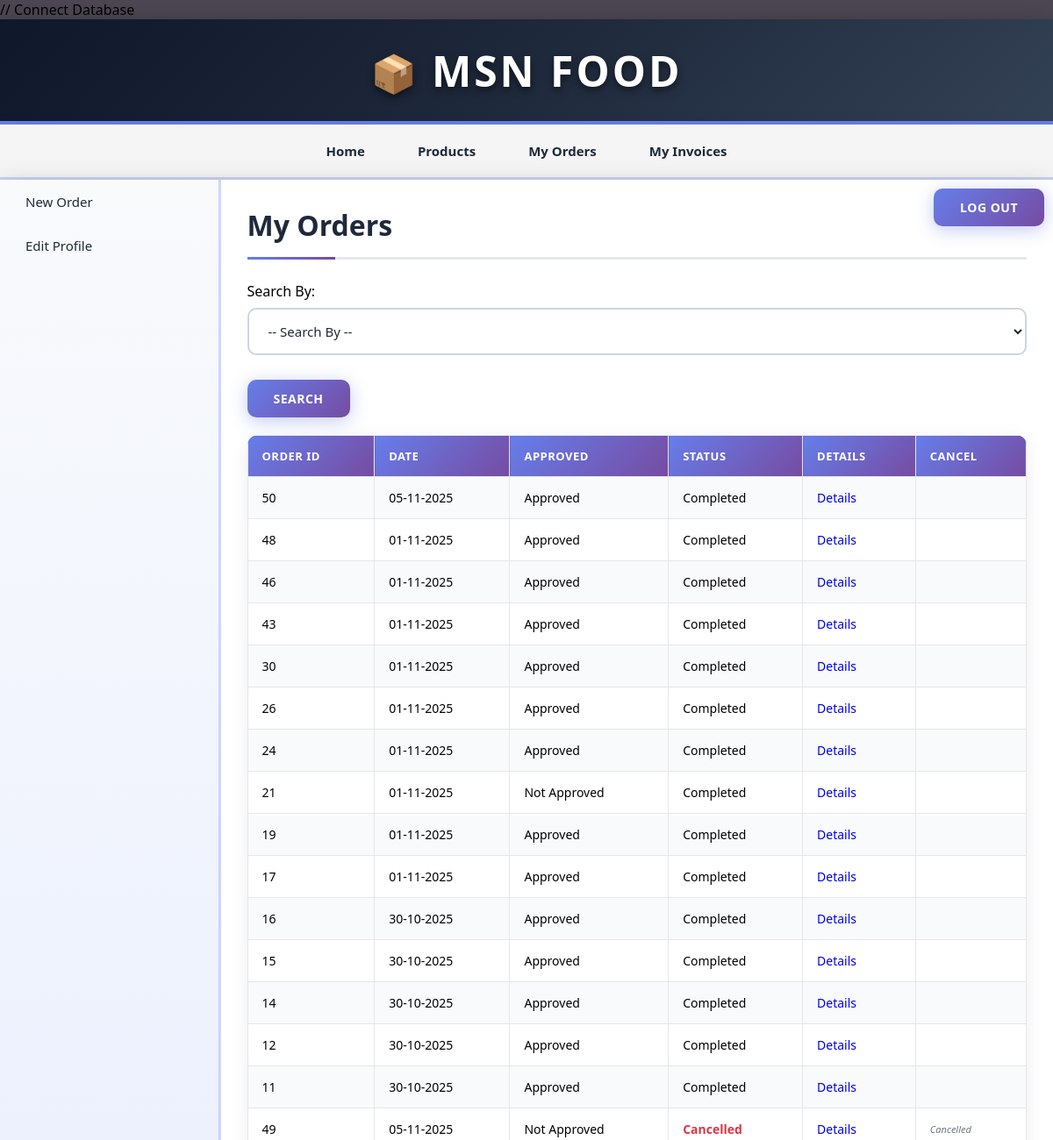
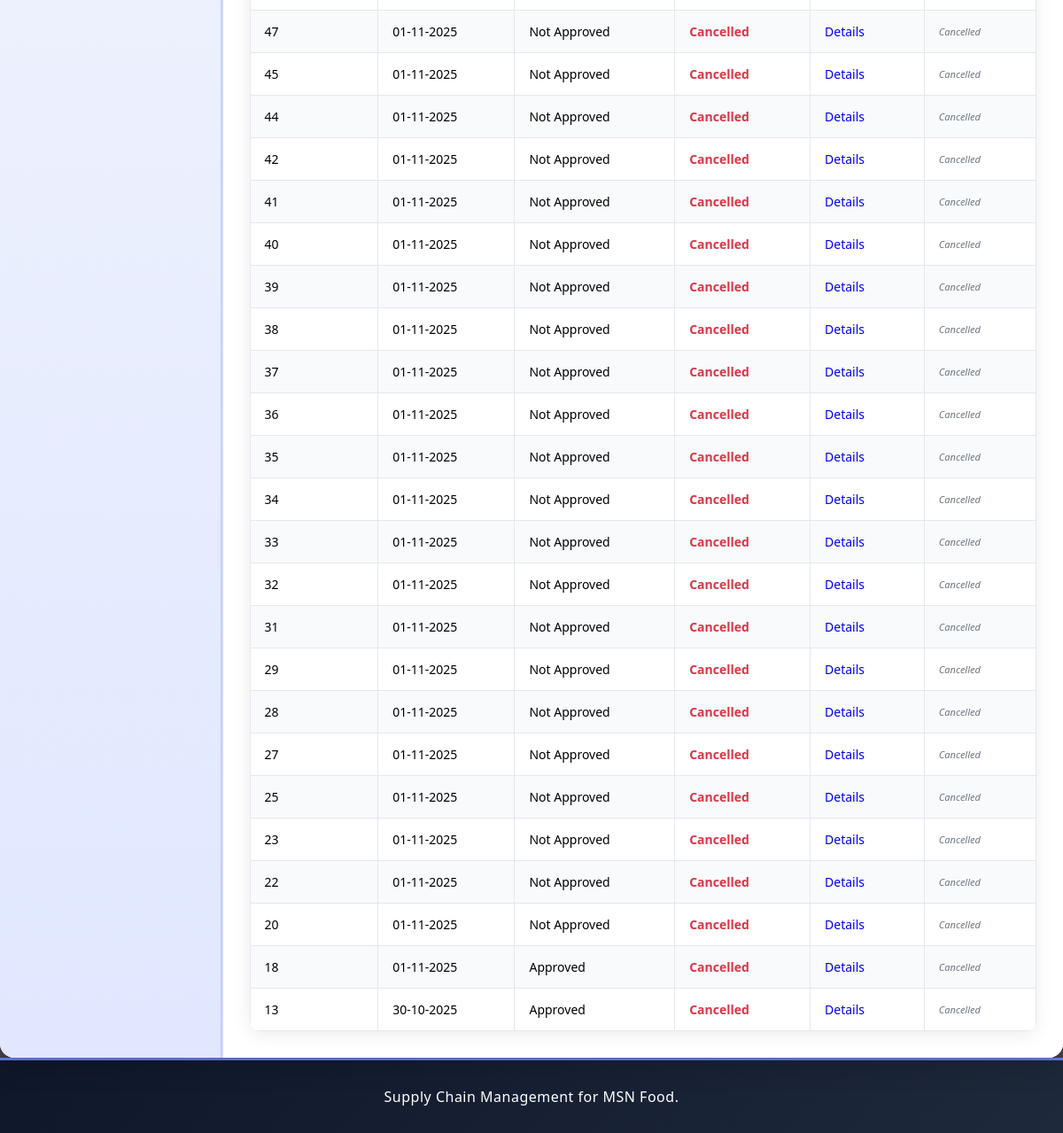
The app's page /retailer/view_my_orders.php (signed in) with its own data (2 pictures, top to bottom).
### tables this page shows
CREATE TABLE `orders` (
  `order_id` int(11) NOT NULL,
  `retailer_id` int(11) NOT NULL,
  `assigned_manufacturer_id` int(11) DEFAULT NULL,
  `date` date NOT NULL,
  `total_amount` decimal(10,2) NOT NULL,
  `approved` tinyint(1) NOT NULL DEFAULT 0,
  `status` tinyint(1) NOT NULL DEFAULT 0,
  `cancellation_reason` text DEFAULT NULL,
  `cancelled_by` varchar(50) DEFAULT NULL,
  `cancelled_date` datetime DEFAULT NULL
);

### retailer/view_my_orders.php (the view, shortened to what this page needs)
<?php
	require("../includes/config.php");
	if(isset($_SESSION['retailer_login'])) {
		if($_SESSION['retailer_login'] == true && isset($_SESSION['retailer_id'])) {
			$retailer_id = $_SESSION['retailer_id'];
			if($_SERVER['REQUEST_METHOD'] == "POST") {
				if(isset($_POST['cmbFilter'])) {
					if(!empty($_POST['txtId'])) {
						$result = validate_number($_POST['txtId']);
						if($result == 1) {
							$order_id = $_POST['txtId'];
							$query_selectOrder = "SELECT * FROM orders,retailer,area WHERE orders.retailer_id=retailer.retailer_id AND retailer.area_id=area.area_id AND order_id='$order_id' AND orders.retailer_id='$retailer_id'";
							$result_selectOrder = mysqli_query($con,$query_selectOrder);
							$row_selectOrder = mysqli_fetch_array($result_selectOrder);
							if(empty($row_selectOrder)){
							   $error = "* No order was found with this ID";
							}
							else {
								mysqli_data_seek($result_selectOrder,0);
							}
						}
						else {
							$error = "* Invalid ID";
						}
					}
					else if(!empty($_POST['txtDate'])) {
						$date = $_POST['txtDate'];
						$query_selectOrder = "SELECT * FROM orders,retailer,area WHERE orders.retailer_id=retailer.retailer_id AND retailer.area_id=area.area_id AND date='$date' AND orders.retailer_id='$retailer_id'";
						$result_selectOrder = mysqli_query($con,$query_selectOrder);
						$row_selectOrder = mysqli_fetch_array($result_selectOrder);
						if(empty($row_selectOrder)){
						   $error = "* No order was found with the selected Date";
						}
						else {
							mysqli_data_seek($result_selectOrder,0);
						}
					}
					else if(!empty($_POST['cmbStatus'])) {
						if($_POST['cmbStatus'] == "zero") {
							$status = 0;
						}
						else {
							$status = $_POST['cmbStatus'];
						}
						$query_selectOrder = "SELECT * FROM orders,retailer,area WHERE orders.retailer_id=retailer.retailer_id AND retailer.area_id=area.area_id AND status='$status' AND orders.retailer_id='$retailer_id' ORDER BY CASE WHEN status = 2 THEN 1 ELSE 0 END, approved, order_id DESC";
						$result_selectOrder = mysqli_query($con,$query_selectOrder);
						$row_selectOrder = mysqli_fetch_array($result_selectOrder);
						if(empty($row_selectOrder)){
						   $error = "* No order was found";
						}
						else {
							mysqli_data_seek($result_selectOrder,0);
						}
					}
					else if(!empty($_POST['cmbApproved'])) {
						if($_POST['cmbApproved'] == "zero") {
							$approved = 0;
						}
						else {
							$approved = $_POST['cmbApproved'];
						}
						$query_selectOrder = "SELECT * FROM orders,retailer,area WHERE orders.retailer_id=retailer.retailer_id AND retailer.area_id=area.area_id AND approved='$approved' AND orders.retailer_id='$retailer_id' ORDER BY CASE WHEN status = 2 THEN 1 ELSE 0 END, order_id DESC";
						$result_selectOrder = mysqli_query($con,$query_selectOrder);
						$row_selectOrder = mysqli_fetch_array($result_selectOrder);
						if(empty($row_selectOrder)){
						   $error = "* No order was found";
						}
						else {
							mysqli_data_seek($result_selectOrder,0);
						}
					}
					else {
						$error = "* Please enter the data to search for.";
					}
				}
				else {
					$error = "Please choose an option to search for.";
				}
			}
			else {
				$query_selectOrder = "SELECT * FROM orders WHERE retailer_id='$retailer_id' ORDER BY CASE WHEN status = 2 THEN 1 ELSE 0 END, order_id DESC";
				$result_selectOrder = mysqli_query($con,$query_selectOrder);
			}
		}
		else {
			header('Location:../index.php');
		}
	}
	else {
		header('Location:../index.php');
	}
?>
<!DOCTYPE html>
<html>
<head>
	<link rel="stylesheet" href="../includes/main_style.css" >
	<link rel="stylesheet" href="css/smoothness/jquery-ui.css">
</head>
<body>
	<?php
		include("../includes/header.inc.php");
		include("../includes/nav_retailer.inc.php");
		include("../includes/aside_retailer.inc.php");
	?>
	<section>
		<h1>My Orders</h1>
		<form action="" method="POST" class="form">
			Search By:
			<div class="input-box">
			<select name="cmbFilter" id="cmbFilter">
			<option value="" disabled selected>-- Search By --</option>
			</select>
			</div>
			<input type="submit" class="submit_button" value="Search" />
		</form>
		<form action="" method="POST" class="form">
		<table class="table_displayData" style="margin-top:20px;">
			<tr>
				<th> Order ID </th>
				<th> Date </th>
				<th> Approved </th>
				<th> Status </th>
				<th> Details </th>
				<th> Cancel </th>
			</tr>
			<?php $i=1; while($row_selectOrder = mysqli_fetch_array($result_selectOrder)) { ?>
			<tr>
				<td> <?php echo $row_selectOrder['order_id']; ?> </td>
				<td> <?php echo date("d-m-Y",strtotime($row_selectOrder['date'])); ?> </td>
				<td>
					<?php
						if($row_selectOrder['approved'] == 0) {
							echo "Not Approved";
						}
						else {
							echo "Approved";
						}
					?>
				</td>
				<td>
					<?php
						if($row_selectOrder['status'] == 0) {
							echo "Pending";
						}
						elseif($row_selectOrder['status'] == 2) {
							echo '<span style="color: #dc3545; font-weight: bold;">Cancelled</span>';
						}
						else {
							echo "Completed";
						}
					?>
				</td>
				<td> <a href="view_order_items.php?id=<?php echo $row_selectOrder['order_id']; ?>">Details</a> </td>
				<td>
					<?php if($row_selectOrder['status'] == 0): ?>
						<button type="button" onclick="cancelOrder(<?php echo $row_selectOrder['order_id']; ?>, 'retailer')"
								style="background: #dc3545; color: white; border: none; padding: 5px 10px; border-radius: 4px; cursor: pointer; font-size: 11px;">
							🗑️ Cancel
						</button>
					<?php elseif($row_selectOrder['status'] == 2): ?>
						<span style="color: #6c757d; font-style: italic; font-size: 11px;">Cancelled</span>
					<?php endif; ?>
				</td>
			</tr>
			<?php $i++; } ?>
		</table>
		</form>
	</section>
	<?php
		include("../includes/footer.inc.php");
	?>
</body>
</html>

### includes/main_style.css (style rules this page uses)
* { font-family: "Segoe UI", Tahoma, Geneva, Verdana, sans-serif; margin: 0; padding: 0; box-sizing: border-box; }
body { width: 100%; max-width: 1600px; margin: 0 auto; background: linear-gradient(135deg, #4c4752 0%, #4c4752 100%); background-attachment: fixed; min-height: 100vh; }
a { text-decoration: none; transition: all 0.3s ease; }
.input-box { display: block; margin: 8px 0; }
.input-box select { width: 100%; padding: 14px 18px; border: 2px solid #cbd5e1; border-radius: 10px; font-size: 15px; background: rgba(255, 255, 255, 0.7); transition: all 0.3s ease; color: #1e293b; font-weight: 500; cursor: pointer; }
.submit_button { font-size: 16px; margin-top: 20px; margin-right: 10px; padding: 12px 30px; background: linear-gradient(135deg, #667eea 0%, #764ba2 100%); border: none; color: white; border-radius: 10px; font-weight: 700; cursor: pointer; transition: all 0.3s ease; box-shadow: 0 4px 20px rgba(102, 126, 234, 0.4); letter-spacing: 0.5px; text-transform: uppercase; font-size: 14px; }
section { width: 100%; padding: 30px; min-height: 500px; }
section h1 { margin-bottom: 25px; font-weight: 700; color: #1e293b; font-size: 32px; padding-bottom: 15px; border-bottom: 3px solid #e5e7eb; position: relative; }
section h1::after { content: ""; position: absolute; bottom: -3px; left: 0; width: 100px; height: 3px; background: linear-gradient(90deg, #667eea 0%, #764ba2 100%); }
table { border-collapse: collapse; width: 100%; }
.table_displayData { box-shadow: 0 4px 20px rgba(0, 0, 0, 0.08); border-radius: 12px; overflow: hidden; background: white; }
.table_displayData td, .table_displayData th { border: 1px solid #e5e7eb; padding: 14px 16px; text-align: left; font-size: 14px; }
.table_displayData th { background: linear-gradient(135deg, #667eea 0%, #764ba2 100%); color: white; font-weight: 600; text-transform: uppercase; letter-spacing: 0.5px; font-size: 13px; }
.table_displayData tr:nth-child(even) { background-color: #f8fafc; }

### records on screen
orders: order_id "50", date "05-11-2025", approved "Approved", status "Completed"
orders: order_id "48", date "01-11-2025", approved "Approved", status "Completed"
orders: order_id "46", date "01-11-2025", approved "Approved", status "Completed"
orders: order_id "43", date "01-11-2025", approved "Approved", status "Completed"
orders: order_id "30", date "01-11-2025", approved "Approved", status "Completed"
orders: order_id "26", date "01-11-2025", approved "Approved", status "Completed"
orders: order_id "24", date "01-11-2025", approved "Approved", status "Completed"
orders: order_id "21", date "01-11-2025", approved "Not Approved", status "Completed"
orders: order_id "19", date "01-11-2025", approved "Approved", status "Completed"
orders: order_id "17", date "01-11-2025", approved "Approved", status "Completed"
orders: order_id "16", date "30-10-2025", approved "Approved", status "Completed"
orders: order_id "15", date "30-10-2025", approved "Approved", status "Completed"
orders: order_id "14", date "30-10-2025", approved "Approved", status "Completed"
orders: order_id "12", date "30-10-2025", approved "Approved", status "Completed"
orders: order_id "11", date "30-10-2025", approved "Approved", status "Completed"
orders: order_id "49", date "05-11-2025", approved "Not Approved", status "Cancelled"
orders: order_id "47", date "01-11-2025", approved "Not Approved", status "Cancelled"
orders: order_id "45", date "01-11-2025", approved "Not Approved", status "Cancelled"
orders: order_id "44", date "01-11-2025", approved "Not Approved", status "Cancelled"
orders: order_id "42", date "01-11-2025", approved "Not Approved", status "Cancelled"
orders: order_id "41", date "01-11-2025", approved "Not Approved", status "Cancelled"
orders: order_id "40", date "01-11-2025", approved "Not Approved", status "Cancelled"
orders: order_id "39", date "01-11-2025", approved "Not Approved", status "Cancelled"
orders: order_id "38", date "01-11-2025", approved "Not Approved", status "Cancelled"
orders: order_id "37", date "01-11-2025", approved "Not Approved", status "Cancelled"
orders: order_id "36", date "01-11-2025", approved "Not Approved", status "Cancelled"
orders: order_id "35", date "01-11-2025", approved "Not Approved", status "Cancelled"
orders: order_id "34", date "01-11-2025", approved "Not Approved", status "Cancelled"
orders: order_id "33", date "01-11-2025", approved "Not Approved", status "Cancelled"
orders: order_id "32", date "01-11-2025", approved "Not Approved", status "Cancelled"
orders: order_id "31", date "01-11-2025", approved "Not Approved", status "Cancelled"
orders: order_id "29", date "01-11-2025", approved "Not Approved", status "Cancelled"
orders: order_id "28", date "01-11-2025", approved "Not Approved", status "Cancelled"
orders: order_id "27", date "01-11-2025", approved "Not Approved", status "Cancelled"
orders: order_id "25", date "01-11-2025", approved "Not Approved", status "Cancelled"
orders: order_id "23", date "01-11-2025", approved "Not Approved", status "Cancelled"
orders: order_id "22", date "01-11-2025", approved "Not Approved", status "Cancelled"
orders: order_id "20", date "01-11-2025", approved "Not Approved", status "Cancelled"
orders: order_id "18", date "01-11-2025", approved "Approved", status "Cancelled"
orders: order_id "13", date "30-10-2025", approved "Approved", status "Cancelled"
